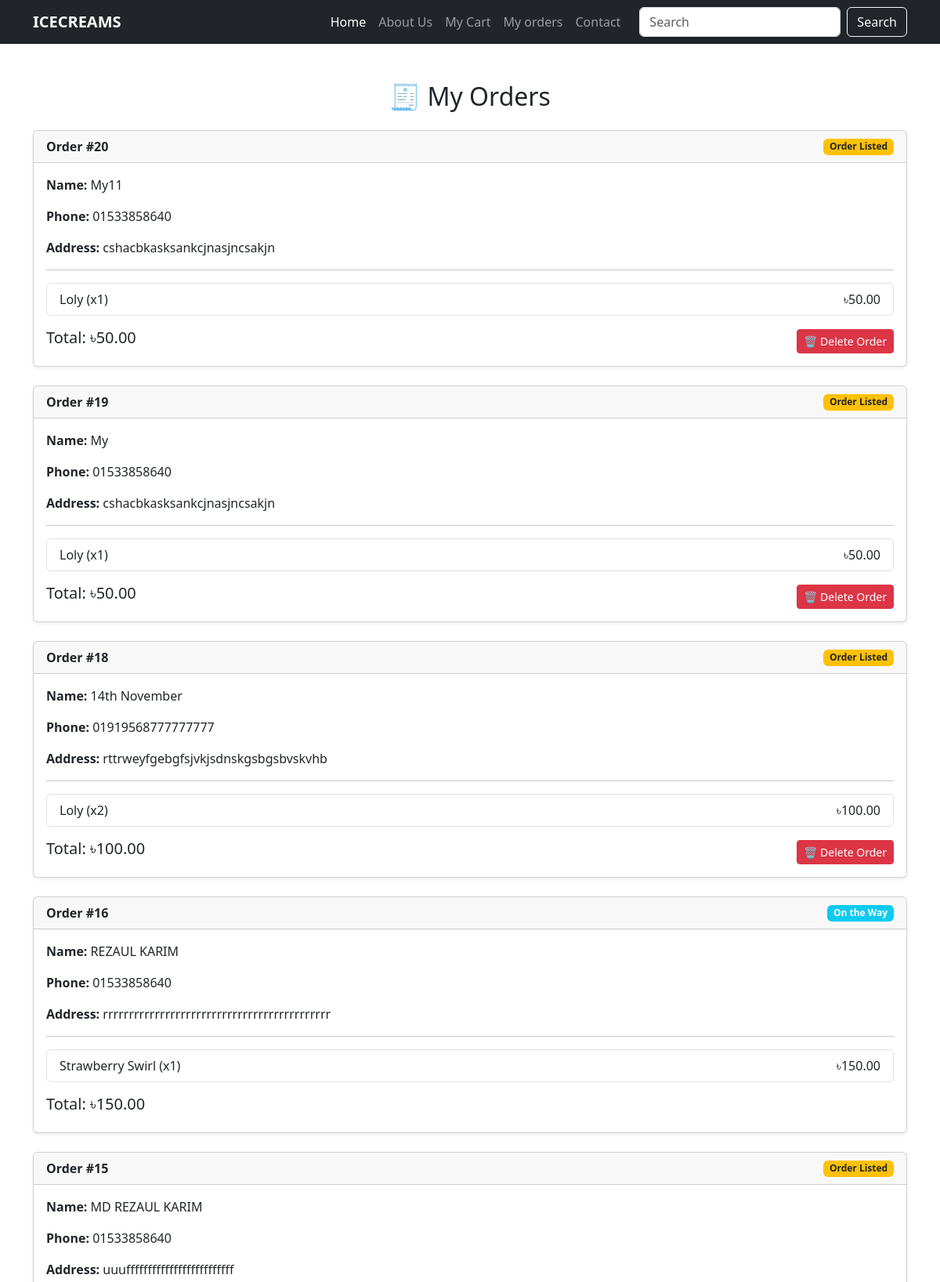
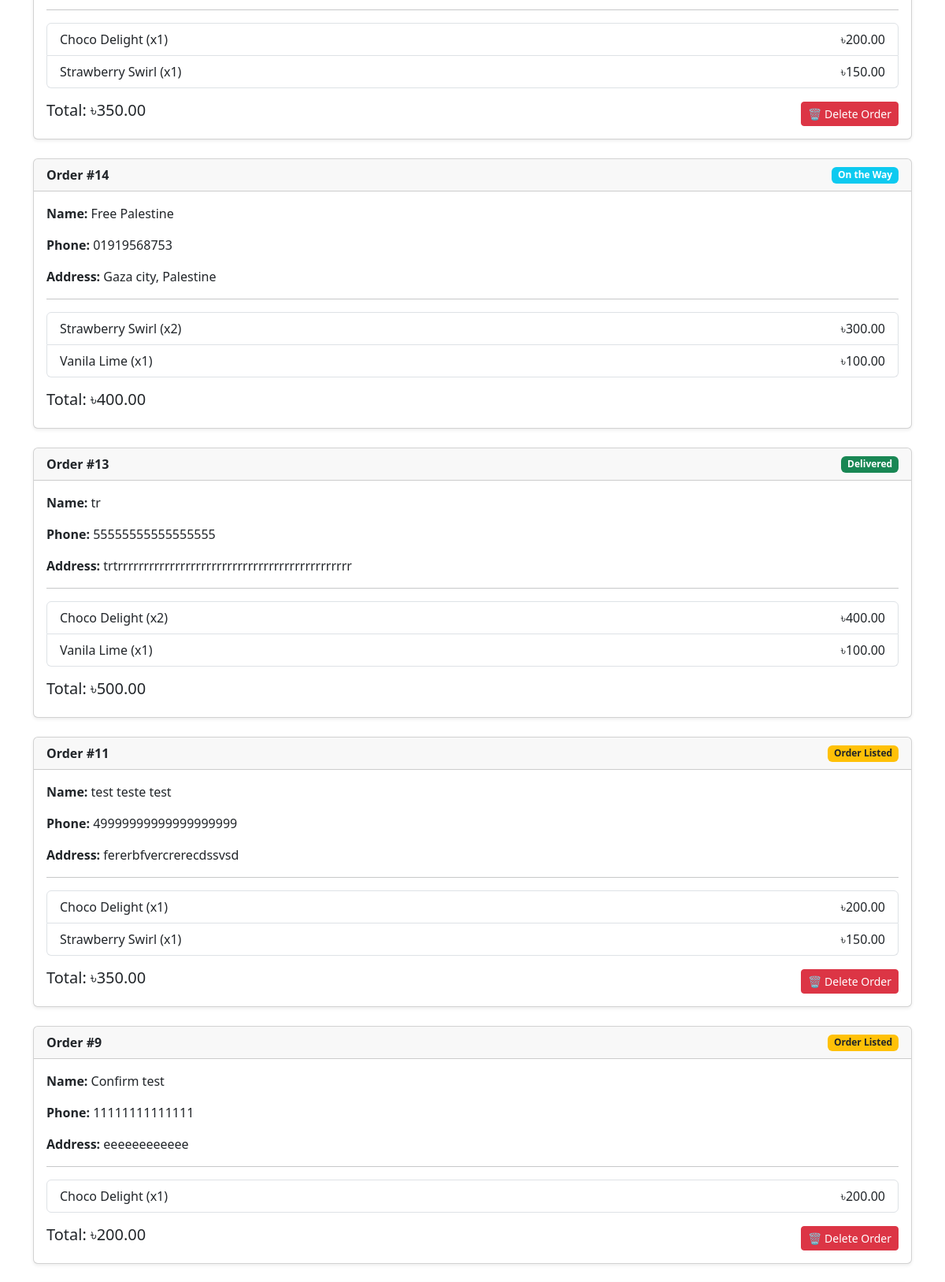
/my_orders/ (upper part), run on the app's committed database (2 pictures, top to bottom).
### home/models.py (models this page shows, shortened)
class Order(models.Model):
    STATUS_CHOICES = [
        ("listed", "Order Listed"),
        ("on_the_way", "On the Way"),
        ("delivered", "Delivered"),
    ]
    customer_name = models.CharField(max_length=100)
    phone = models.CharField(max_length=20)
    address = models.TextField()
    total_price = models.DecimalField(max_digits=10, decimal_places=2, default=0)
    status = models.CharField(max_length=20, choices=STATUS_CHOICES, default="listed")
    created_at = models.DateTimeField(auto_now_add=True)

class OrderItem(models.Model):
    order = models.ForeignKey(Order, on_delete=models.CASCADE, related_name="items")
    product = models.ForeignKey(Product, on_delete=models.CASCADE)
    quantity = models.PositiveIntegerField(default=1)
    def item_total(self):
        return self.quantity * self.product.price

class Product(models.Model):
    name = models.CharField(max_length=100)
    description = models.TextField()
    price = models.DecimalField(max_digits=8, decimal_places=2)
    image = models.ImageField(upload_to="products/")

### home/views.py (the view)
# urls.py: path("my_orders/", views.my_orders, name="my_orders"),
def my_orders(request):
    orders = Order.objects.all().order_by("-created_at")
    return render(request, "my_orders.html", {"orders": orders})

### templates/my_orders.html (shortened to what this page needs)
{% extends 'base.html' %}
{% block body %}
    <div class="container py-5">
        <h2 class="mb-4 text-center">🧾 My Orders</h2>
        {% if orders %}
            {% for order in orders %}
                <div class="card mb-4 shadow-sm">
                    <div class="card-header d-flex justify-content-between align-items-center">
                        <strong>Order #{{ order.id }}</strong>
                        <span class="badge {% if order.status == 'listed' %}bg-warning text-dark {% elif order.status == 'on_the_way' %}bg-info {% elif order.status == 'delivered' %}bg-success{% endif %}">
                            {{ order.get_status_display }}
                        </span>
                    </div>
                    <div class="card-body">
                        <p>
                            <strong>Name:</strong> {{ order.customer_name }}
                        </p>
                        <p>
                            <strong>Phone:</strong> {{ order.phone }}
                        </p>
                        <p>
                            <strong>Address:</strong> {{ order.address }}
                        </p>
                        <hr>
                        <ul class="list-group mb-3">
                            {% for item in order.items.all %}
                                <li class="list-group-item d-flex justify-content-between align-items-center">
                                    {{ item.product.name }} (x{{ item.quantity }})
                                    <span>৳{{ item.item_total }}</span>
                                </li>
                            {% endfor %}
                        </ul>
                        <div class="d-flex justify-content-between align-items-center">
                            <h5>Total: ৳{{ order.total_price }}</h5>
                            {% if order.status == 'listed' %}
                                <form method="post"
                                      action="{% url 'delete_order' order.id %}"
                                      style="display: inline">
                                    <button type="submit"
                                            class="btn btn-danger btn-sm"
                                            onclick="return confirm('Are you sure you want to delete this order?')">
                                        🗑️ Delete Order
                                    </button>
                                </form>
                            {% endif %}
                        </div>
                    </div>
                </div>
            {% endfor %}
        {% else %}
            <p class="text-center text-muted">You haven’t placed any orders yet.</p>
        {% endif %}
    </div>
{% endblock %}

### data on the page
Order: id "20", status "Order Listed", customer_name "My11", phone "01533858640", address "cshacbkasksankcjnasjncsakjn", total_price "50.00", shows "🗑️ Delete Order"
OrderItem: product.name "Loly", quantity "1", item_total "50.00"
Order: id "19", status "Order Listed", customer_name "My", phone "01533858640", address "cshacbkasksankcjnasjncsakjn", total_price "50.00", shows "🗑️ Delete Order"
OrderItem: product.name "Loly", quantity "1", item_total "50.00"
Order: id "18", status "Order Listed", customer_name "14th November", phone "01919568777777777", address "rttrweyfgebgfsjvkjsdnskgsbgsbvskvhb", total_price "100.00", shows "🗑️ Delete Order"
OrderItem: product.name "Loly", quantity "2", item_total "100.00"
Order: id "16", status "On the Way", customer_name "REZAUL KARIM", phone "01533858640", address "rrrrrrrrrrrrrrrrrrrrrrrrrrrrrrrrrrrrrrrrrrrr", total_price "150.00"
OrderItem: product.name "Strawberry Swirl", quantity "1", item_total "150.00"
Order: id "15", status "Order Listed", customer_name "MD REZAUL KARIM", phone "01533858640", address "uuufffffffffffffffffffffffff", total_price "350.00", shows "🗑️ Delete Order"
OrderItem: product.name "Choco Delight", quantity "1", item_total "200.00"
OrderItem: product.name "Strawberry Swirl", quantity "1", item_total "150.00"
Order: id "14", status "On the Way", customer_name "Free Palestine", phone "01919568753", address "Gaza city, Palestine", total_price "400.00"
OrderItem: product.name "Strawberry Swirl", quantity "2", item_total "300.00"
OrderItem: product.name "Vanila Lime", quantity "1", item_total "100.00"
Order: id "13", status "Delivered", customer_name "tr", phone "55555555555555555", address "trtrrrrrrrrrrrrrrrrrrrrrrrrrrrrrrrrrrrrrrrrrrrrr", total_price "500.00"
OrderItem: product.name "Choco Delight", quantity "2", item_total "400.00"
OrderItem: product.name "Vanila Lime", quantity "1", item_total "100.00"
Order: id "11", status "Order Listed", customer_name "test teste test", phone "49999999999999999999", address "fererbfvercrerecdssvsd", total_price "350.00", shows "🗑️ Delete Order"
OrderItem: product.name "Choco Delight", quantity "1", item_total "200.00"
OrderItem: product.name "Strawberry Swirl", quantity "1", item_total "150.00"
Order: id "9", status "Order Listed", customer_name "Confirm test", phone "11111111111111", address "eeeeeeeeeeee", total_price "200.00", shows "🗑️ Delete Order"
OrderItem: product.name "Choco Delight", quantity "1", item_total "200.00"
